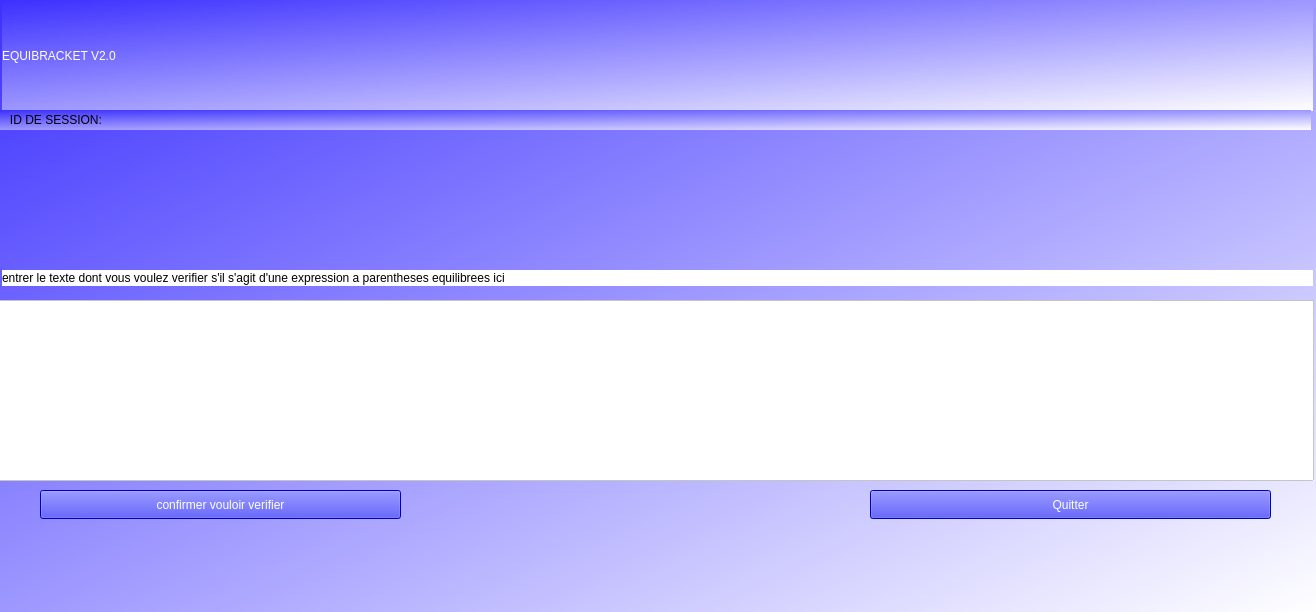
<?xml version="1.0" encoding="UTF-8"?>
<ui version="4.0">
 <class>thirdwindow</class>
 <widget class="QWidget" name="thirdwindow">
  <property name="geometry">
   <rect>
    <x>0</x>
    <y>0</y>
    <width>1316</width>
    <height>612</height>
   </rect>
  </property>
  <property name="windowTitle">
   <string>Form</string>
  </property>
  <property name="styleSheet">
   <string notr="true">background-color:qlineargradient(spread:pad, x1:0, y1:0, x2:1, y2:1, stop:0 rgba(60, 48, 255, 255), stop:1 rgba(255, 255, 255, 255));</string>
  </property>
  <widget class="QLabel" name="label">
   <property name="geometry">
    <rect>
     <x>2</x>
     <y>0</y>
     <width>1311</width>
     <height>111</height>
    </rect>
   </property>
   <property name="styleSheet">
    <string notr="true">qproperty-alignment:'AlignCenter';
font: 900 20pt &quot;Segoe UI&quot;;
color:white;</string>
   </property>
   <property name="text">
    <string>EQUIBRACKET V2.0</string>
   </property>
  </widget>
  <widget class="QLabel" name="lblSessionId">
   <property name="geometry">
    <rect>
     <x>0</x>
     <y>110</y>
     <width>1311</width>
     <height>20</height>
    </rect>
   </property>
   <property name="text">
    <string>   ID DE SESSION: </string>
   </property>
  </widget>
  <widget class="QLabel" name="label_3">
   <property name="geometry">
    <rect>
     <x>2</x>
     <y>270</y>
     <width>1311</width>
     <height>16</height>
    </rect>
   </property>
   <property name="styleSheet">
    <string notr="true">qproperty-alignment:'AlignCenter';
background-color:white;
font: 900 italic 8pt &quot;Segoe UI&quot;;</string>
   </property>
   <property name="text">
    <string>entrer le texte dont vous voulez verifier s'il s'agit d'une expression a parentheses equilibrees ici</string>
   </property>
  </widget>
  <widget class="QTextEdit" name="textExpression">
   <property name="geometry">
    <rect>
     <x>-7</x>
     <y>300</y>
     <width>1321</width>
     <height>181</height>
    </rect>
   </property>
   <property name="styleSheet">
    <string notr="true">background-color:white;
</string>
   </property>
  </widget>
  <widget class="QPushButton" name="btnConfirm">
   <property name="geometry">
    <rect>
     <x>40</x>
     <y>490</y>
     <width>361</width>
     <height>29</height>
    </rect>
   </property>
   <property name="styleSheet">
    <string notr="true">background-color:blue;
color:white;
font: 900 9pt &quot;Segoe UI&quot;;</string>
   </property>
   <property name="text">
    <string>confirmer vouloir verifier</string>
   </property>
  </widget>
  <widget class="QPushButton" name="btnQuit1">
   <property name="geometry">
    <rect>
     <x>870</x>
     <y>490</y>
     <width>401</width>
     <height>29</height>
    </rect>
   </property>
   <property name="styleSheet">
    <string notr="true">background-color:blue;
color:white;
font: 900 9pt &quot;Segoe UI&quot;;</string>
   </property>
   <property name="text">
    <string>Quitter</string>
   </property>
  </widget>
 </widget>
 <resources/>
 <connections/>
</ui>
